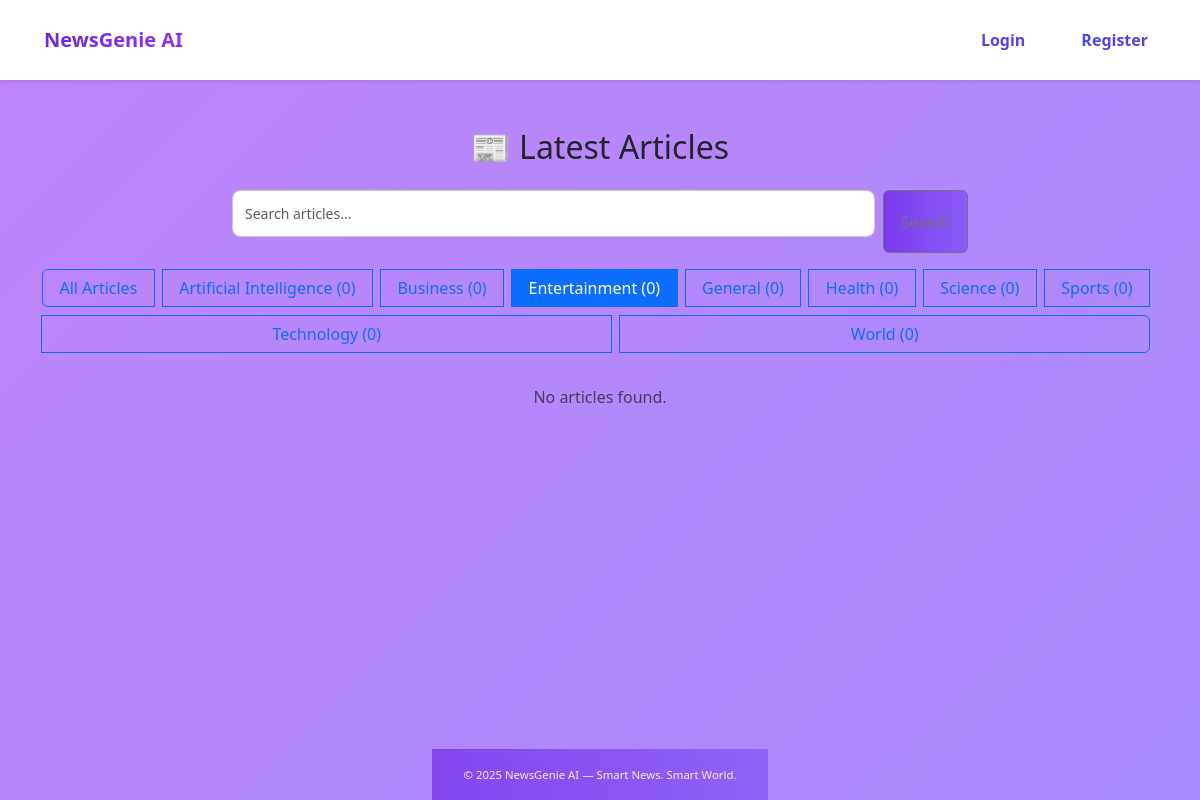
Page /?category=Entertainment on the committed database.
### news/models.py (models this page shows, shortened)
class Category(models.Model):
    name = models.CharField(max_length=100)
    description = models.TextField(blank=True)
    class Meta:
        verbose_name_plural = "Categories"

### news/views.py (the view, shortened to what this page needs)
# urls.py: path('', ArticleListView.as_view(), name='home'),
class ArticleListView(ListView):
    model = Article
    template_name = 'news/article_list.html'
    context_object_name = 'articles'
    ordering = ['-published_date']
    paginate_by = 10
    def get_queryset(self):
        queryset = super().get_queryset()
        category_name = self.request.GET.get('category')
        query = self.request.GET.get('q')
        if category_name and category_name.lower() != 'all':
            queryset = queryset.filter(category__name__iexact=category_name)
        if query:
            queryset = queryset.filter(
                Q(title__icontains=query) | Q(content__icontains=query)
            )
        return queryset
    def get_context_data(self, **kwargs):
        context = super().get_context_data(**kwargs)
        context['categories'] = Category.objects.annotate(article_count=Count('article')).order_by('name')
        context['current_category'] = self.request.GET.get('category', 'All')
        context['search_query'] = self.request.GET.get('q', '')
        context['recommendations'] = []
        return context

### news/templates/news/article_list.html (shortened to what this page needs)
{% extends 'base.html' %}
{% block content %}
<div class="container mt-4">
  <h2 class="mb-4 text-center">📰 Latest Articles</h2>
</div>
  <div class="mb-4">
    <div class="row justify-content-center">
      <div class="col-md-8">
  <form method="get" action="{% url 'home' %}" class="d-flex align-items-stretch mb-3">
    <input type="text" name="q" value="{{ query }}" placeholder="Search articles..." class="form-control flex-grow-1 me-2" />
    <button type="submit" class="btn btn-outline-secondary w-auto px-3">Search</button>
  </form>
</div>
      <div class="col-md-12 text-center">
        <div class="btn-group flex-wrap" role="group">
          <a href="{% url 'home' %}" class="btn {% if not current_category %}btn-primary{% else %}btn-outline-primary{% endif %} mb-2 me-2">
            All Articles
          </a>
          {% for category in categories %}
            <a href="{% url 'home' %}?category={{ category.name }}{% if query %}&q={{ query }}{% endif %}"
               class="btn {% if current_category == category.name %}btn-primary{% else %}btn-outline-primary{% endif %} mb-2 me-2">
              {{ category.name }} ({{ category.article_count }})
            </a>
          {% endfor %}
        </div>
      </div>
    </div>
  </div>
  <div class="row">
    {% for article in articles %}
      <div class="col-md-6 mb-4">
        <div class="card h-100 shadow-sm">
          <div class="card-body">
            <h5 class="card-title">{{ article.title }}</h5>
            <p class="card-text">{{ article.summary|default:"No summary available." }}</p>
            <a href="{% url 'news:article_detail' article.pk %}" class="btn btn-primary">Read More</a>
          </div>
        </div>
      </div>
    {% empty %}
      <div class="col-12 text-center">
        <p class="text-muted">No articles found.</p>
      </div>
    {% endfor %}
  </div>
{% endblock %}

### static/css/style.css (style rules this page uses)
* { margin: 0; padding: 0; box-sizing: border-box; }
body { font-family: 'Segoe UI', sans-serif; background: linear-gradient(135deg, #c084fc, #a78bfa); min-height: 100vh; display: flex; flex-direction: column; align-items: center; }
form input[type="text"], form input[type="password"], form input[type="email"] { width: 100%; padding: 12px; margin-bottom: 16px; border: 1px solid #ccc; border-radius: 8px; font-size: 14px; outline: none; }
form input[type="submit"], form button { width: 100%; padding: 12px; background: linear-gradient(90deg, #7c3aed, #8b5cf6); color: white; border: none; border-radius: 8px; font-size: 15px; font-weight: 600; cursor: pointer; transition: background 0.3s; }

### rows in the picture
Category: name "Artificial Intelligence", article_count "0"
Category: name "Business", article_count "0"
Category: name "Entertainment", article_count "0"
Category: name "General", article_count "0"
Category: name "Health", article_count "0"
Category: name "Science", article_count "0"
Category: name "Sports", article_count "0"
Category: name "Technology", article_count "0"
Category: name "World", article_count "0"
